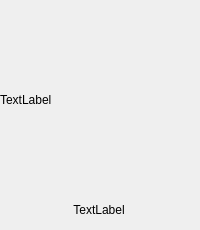
<?xml version="1.0" encoding="UTF-8"?>
<ui version="4.0">
 <class>qGLFilterListItem</class>
 <widget class="QWidget" name="qGLFilterListItem">
  <property name="geometry">
   <rect>
    <x>0</x>
    <y>0</y>
    <width>200</width>
    <height>230</height>
   </rect>
  </property>
  <property name="windowTitle">
   <string>qGLFilterListItem</string>
  </property>
  <property name="autoFillBackground">
   <bool>true</bool>
  </property>
  <widget class="QLabel" name="frontlabel">
   <property name="geometry">
    <rect>
     <x>0</x>
     <y>0</y>
     <width>200</width>
     <height>200</height>
    </rect>
   </property>
   <property name="text">
    <string/>
   </property>
  </widget>
  <widget class="QLabel" name="zlabel">
   <property name="geometry">
    <rect>
     <x>0</x>
     <y>0</y>
     <width>200</width>
     <height>200</height>
    </rect>
   </property>
   <property name="text">
    <string>TextLabel</string>
   </property>
  </widget>
  <widget class="QLabel" name="marklabel">
   <property name="geometry">
    <rect>
     <x>168</x>
     <y>3</y>
     <width>28</width>
     <height>28</height>
    </rect>
   </property>
   <property name="text">
    <string/>
   </property>
  </widget>
  <widget class="QLabel" name="label">
   <property name="geometry">
    <rect>
     <x>20</x>
     <y>200</y>
     <width>158</width>
     <height>20</height>
    </rect>
   </property>
   <property name="text">
    <string>TextLabel</string>
   </property>
   <property name="alignment">
    <set>Qt::AlignCenter</set>
   </property>
  </widget>
  <zorder>zlabel</zorder>
  <zorder>frontlabel</zorder>
  <zorder>marklabel</zorder>
  <zorder>label</zorder>
 </widget>
 <layoutdefault spacing="6" margin="11"/>
 <resources/>
 <connections/>
</ui>
